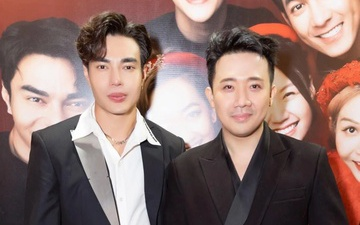
#> input picture test.jpg, 360 x 225 px
$ python recognize_pic.py
#> lines starting #> are read from the running program, lines starting #| are printed output that depends on the picture
import cv2
import numpy as np
import imutils
import joblib


img_path = 'test.jpg'
img=cv2.imread(img_path)
#> img is the input picture: shape (225, 360, 3); mean B, G, R 110.2, 115.4, 140.8
img = imutils.resize(img, width=400, height= 400)
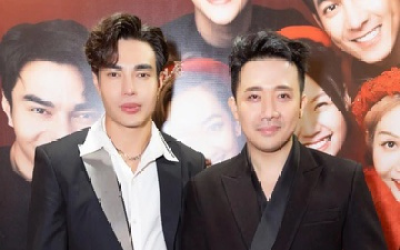
#> img: shape (250, 400, 3); mean B, G, R 110.1, 115.2, 140.7
print(img.shape)
#| (250, 400, 3)
#> (the run stopped early here; a loop or call above may not have finished)
